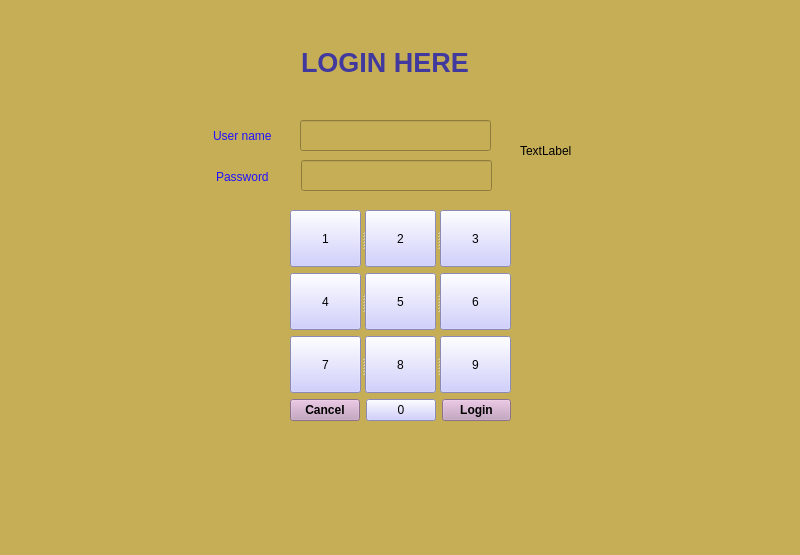
<?xml version="1.0" encoding="UTF-8"?>
<ui version="4.0">
 <class>login</class>
 <widget class="QMainWindow" name="login">
  <property name="geometry">
   <rect>
    <x>0</x>
    <y>0</y>
    <width>800</width>
    <height>555</height>
   </rect>
  </property>
  <property name="windowTitle">
   <string>MainWindow</string>
  </property>
  <property name="styleSheet">
   <string notr="true">background-color: rgb(47, 143, 140);
background-color: rgb(198, 174, 86);</string>
  </property>
  <property name="tabShape">
   <enum>QTabWidget::Rounded</enum>
  </property>
  <widget class="QWidget" name="centralwidget">
   <widget class="QLabel" name="passwd_label">
    <property name="geometry">
     <rect>
      <x>216</x>
      <y>167</y>
      <width>81</width>
      <height>20</height>
     </rect>
    </property>
    <property name="styleSheet">
     <string notr="true">color: rgb(32, 17, 255);</string>
    </property>
    <property name="text">
     <string>Password</string>
    </property>
   </widget>
   <widget class="QLabel" name="username_label">
    <property name="geometry">
     <rect>
      <x>213</x>
      <y>120</y>
      <width>81</width>
      <height>31</height>
     </rect>
    </property>
    <property name="styleSheet">
     <string notr="true">color: rgb(32, 17, 255);</string>
    </property>
    <property name="text">
     <string>User name</string>
    </property>
   </widget>
   <widget class="QLineEdit" name="username_le">
    <property name="geometry">
     <rect>
      <x>300</x>
      <y>120</y>
      <width>191</width>
      <height>31</height>
     </rect>
    </property>
    <property name="styleSheet">
     <string notr="true"/>
    </property>
    <property name="text">
     <string/>
    </property>
   </widget>
   <widget class="QLineEdit" name="passwd_le">
    <property name="geometry">
     <rect>
      <x>301</x>
      <y>160</y>
      <width>191</width>
      <height>31</height>
     </rect>
    </property>
    <property name="styleSheet">
     <string notr="true"/>
    </property>
    <property name="text">
     <string/>
    </property>
   </widget>
   <widget class="QLabel" name="user_label">
    <property name="geometry">
     <rect>
      <x>520</x>
      <y>110</y>
      <width>71</width>
      <height>81</height>
     </rect>
    </property>
    <property name="text">
     <string>TextLabel</string>
    </property>
   </widget>
   <widget class="QLabel" name="logo_label">
    <property name="geometry">
     <rect>
      <x>301</x>
      <y>37</y>
      <width>201</width>
      <height>51</height>
     </rect>
    </property>
    <property name="text">
     <string>&lt;html&gt;&lt;head/&gt;&lt;body&gt;&lt;p&gt;&lt;span style=&quot; font-size:20pt; font-weight:600; color:#41399d;&quot;&gt;LOGIN HERE&lt;/span&gt;&lt;/p&gt;&lt;/body&gt;&lt;/html&gt;</string>
    </property>
   </widget>
   <widget class="QLabel" name="veh_label">
    <property name="geometry">
     <rect>
      <x>139</x>
      <y>10</y>
      <width>151</width>
      <height>101</height>
     </rect>
    </property>
    <property name="text">
     <string/>
    </property>
   </widget>
   <widget class="QWidget" name="">
    <property name="geometry">
     <rect>
      <x>290</x>
      <y>210</y>
      <width>221</width>
      <height>211</height>
     </rect>
    </property>
    <layout class="QVBoxLayout" name="verticalLayout">
     <item>
      <widget class="QSplitter" name="splitter">
       <property name="orientation">
        <enum>Qt::Horizontal</enum>
       </property>
       <widget class="QPushButton" name="btn1">
        <property name="toolTip">
         <string>font: bold;background-color: rgb(195, 193, 255);font-size: 36px;height: 48px;width: 120px</string>
        </property>
        <property name="styleSheet">
         <string notr="true">background-color: rgb(195, 193, 255);
font: 16pt &quot;Sans Serif&quot;;</string>
        </property>
        <property name="text">
         <string>1</string>
        </property>
       </widget>
       <widget class="QPushButton" name="btn2">
        <property name="styleSheet">
         <string notr="true">background-color: rgb(195, 193, 255);
font: 16pt &quot;Sans Serif&quot;;</string>
        </property>
        <property name="text">
         <string>2</string>
        </property>
       </widget>
       <widget class="QPushButton" name="btn3">
        <property name="styleSheet">
         <string notr="true">background-color: rgb(195, 193, 255);
font: 16pt &quot;Sans Serif&quot;;</string>
        </property>
        <property name="text">
         <string>3</string>
        </property>
       </widget>
      </widget>
     </item>
     <item>
      <widget class="QSplitter" name="splitter_2">
       <property name="orientation">
        <enum>Qt::Horizontal</enum>
       </property>
       <widget class="QPushButton" name="btn4">
        <property name="styleSheet">
         <string notr="true">background-color: rgb(195, 193, 255);
font: 16pt &quot;Sans Serif&quot;;</string>
        </property>
        <property name="text">
         <string>4</string>
        </property>
       </widget>
       <widget class="QPushButton" name="btn5">
        <property name="styleSheet">
         <string notr="true">background-color: rgb(195, 193, 255);
font: 16pt &quot;Sans Serif&quot;;</string>
        </property>
        <property name="text">
         <string>5</string>
        </property>
       </widget>
       <widget class="QPushButton" name="btn6">
        <property name="styleSheet">
         <string notr="true">background-color: rgb(195, 193, 255);
font: 16pt &quot;Sans Serif&quot;;</string>
        </property>
        <property name="text">
         <string>6</string>
        </property>
       </widget>
      </widget>
     </item>
     <item>
      <widget class="QSplitter" name="splitter_3">
       <property name="orientation">
        <enum>Qt::Horizontal</enum>
       </property>
       <widget class="QPushButton" name="btn7">
        <property name="styleSheet">
         <string notr="true">background-color: rgb(195, 193, 255);
font: 16pt &quot;Sans Serif&quot;;</string>
        </property>
        <property name="text">
         <string>7</string>
        </property>
       </widget>
       <widget class="QPushButton" name="btn8">
        <property name="styleSheet">
         <string notr="true">background-color: rgb(195, 193, 255);
font: 16pt &quot;Sans Serif&quot;;</string>
        </property>
        <property name="text">
         <string>8</string>
        </property>
       </widget>
       <widget class="QPushButton" name="btn9">
        <property name="styleSheet">
         <string notr="true">background-color: rgb(195, 193, 255);
font: 16pt &quot;Sans Serif&quot;;</string>
        </property>
        <property name="text">
         <string>9</string>
        </property>
       </widget>
      </widget>
     </item>
     <item>
      <layout class="QHBoxLayout" name="horizontalLayout">
       <item>
        <widget class="QPushButton" name="cancel_btn">
         <property name="font">
          <font>
           <weight>75</weight>
           <bold>true</bold>
          </font>
         </property>
         <property name="styleSheet">
          <string notr="true">background-color: rgb(197, 158, 191);</string>
         </property>
         <property name="text">
          <string>Cancel</string>
         </property>
         <property name="default">
          <bool>false</bool>
         </property>
        </widget>
       </item>
       <item>
        <widget class="QPushButton" name="btn0">
         <property name="toolTip">
          <string>&lt;html&gt;&lt;head/&gt;&lt;body&gt;&lt;p&gt;&lt;span style=&quot; font-weight:600;&quot;&gt;1&lt;/span&gt;&lt;/p&gt;&lt;/body&gt;&lt;/html&gt;</string>
         </property>
         <property name="styleSheet">
          <string notr="true">background-color: rgb(195, 193, 255);
font: 16pt &quot;Sans Serif&quot;;
</string>
         </property>
         <property name="text">
          <string>0</string>
         </property>
        </widget>
       </item>
       <item>
        <widget class="QPushButton" name="login_btn">
         <property name="font">
          <font>
           <weight>75</weight>
           <bold>true</bold>
          </font>
         </property>
         <property name="styleSheet">
          <string notr="true">background-color: rgb(197, 158, 191);</string>
         </property>
         <property name="text">
          <string>Login</string>
         </property>
         <property name="iconSize">
          <size>
           <width>10</width>
           <height>16</height>
          </size>
         </property>
        </widget>
       </item>
      </layout>
     </item>
    </layout>
   </widget>
   <zorder>layoutWidget</zorder>
   <zorder>passwd_label</zorder>
   <zorder>username_label</zorder>
   <zorder>username_le</zorder>
   <zorder>passwd_le</zorder>
   <zorder>cancel_btn</zorder>
   <zorder>login_btn</zorder>
   <zorder>user_label</zorder>
   <zorder>logo_label</zorder>
   <zorder>btn0</zorder>
   <zorder>veh_label</zorder>
   <zorder>splitter_3</zorder>
   <zorder></zorder>
  </widget>
  <widget class="QMenuBar" name="menubar">
   <property name="geometry">
    <rect>
     <x>0</x>
     <y>0</y>
     <width>800</width>
     <height>20</height>
    </rect>
   </property>
  </widget>
  <widget class="QStatusBar" name="statusbar"/>
 </widget>
 <resources/>
 <connections/>
</ui>
